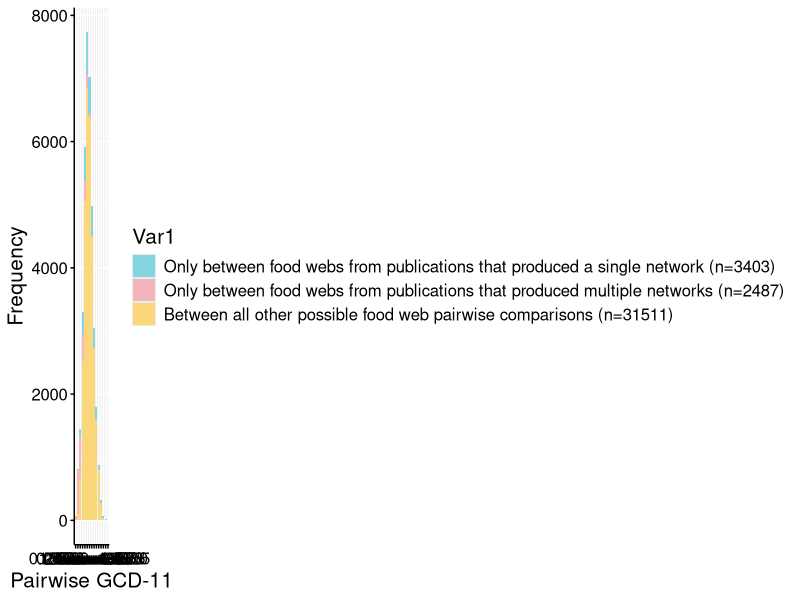

Write R code to recreate this figure.
########################################################
##
##
##
##  For recreating figure S7 of Brimacombe et al. (2024):
##  On the nature of structure in collections  
##  of freely available food webs
##
##
##
########################################################

#clearing environment
rm(list = ls())

#loading necessary packages
library(ggplot2)
library(igraph)
library(dplyr)
library(Hmisc)

#set working directory
setwd(".")

#reading in GCD-11 matrix
ecological <- as.matrix(read.csv("gcd11.csv",row.names = 1))

#the associated metadata of all food webs
metadata <- as.matrix(read.csv("metaData.csv"))
metadata <- as.data.frame(metadata)
metadata$author <- as.factor(metadata$author)
metadata$number_of_nodes <- as.numeric(metadata$number_of_nodes)
metadata$year_published <- as.numeric(metadata$year_published)
metadata$decade_published <- as.factor(metadata$decade_published)
metadata$Ecopath <- as.factor(metadata$Ecopath)
metadata$Specialized_aquatic_type <- as.factor(metadata$Specialized_aquatic_type)

########################################################

#all pairwise GCD-11s (only lower triangular matrix since
#it is symmetric [don't want to count twice])
ecological_intermediate <- ecological[lower.tri(ecological)]

#storage for number of counts of each pairwise GCD-11
storage_for_entries <- as.matrix(matrix(0,nrow=3,ncol=15))
colnames(storage_for_entries) <- c("0.0<=x<=0.5","0.5<x<=1.0","1.0<x<=1.5","1.5<x<=2.0",
                                   "2.0<x<=2.5","2.5<x<=3.0","3.0<x<=3.5","3.5<x<=4.0",
                                   "4.0<x<=4.5","4.5<x<=5.0","5.0<x<=5.5","5.5<x<=6.0",
                                   "6.0<x<=6.5","6.5<x<=7.0","7.0<x<=7.5")
rownames(storage_for_entries) <- c("Only between food webs from publications that produced a single network (n=3403)",
                                   "Only between food webs from publications that produced multiple networks (n=2487)",
                                   "Between all other possible food web pairwise comparisons (n=31511)")

row_of_storage <- 3

#
# All pairwise GCD-11s (regardless of grouping)
# 

#determining pairwise GCD-11 bin
for (k in 1:length(ecological_intermediate)) {
  
  if (ecological_intermediate[k] <= 0.5) {
    
    storage_for_entries[row_of_storage,1] <- storage_for_entries[row_of_storage,1] + 1
    
  } else if (ecological_intermediate[k] > 0.5 & ecological_intermediate[k] <= 1.0) {
    
    storage_for_entries[row_of_storage,2] <- storage_for_entries[row_of_storage,2] + 1
    
  } else if (ecological_intermediate[k] > 1.0 & ecological_intermediate[k] <= 1.5) {
    
    storage_for_entries[row_of_storage,3] <- storage_for_entries[row_of_storage,3] + 1
    
  } else if (ecological_intermediate[k] > 1.5 & ecological_intermediate[k] <= 2.0) {
    
    storage_for_entries[row_of_storage,4] <- storage_for_entries[row_of_storage,4] + 1
    
  } else if (ecological_intermediate[k] > 2.0 & ecological_intermediate[k] <= 2.5) {
    
    storage_for_entries[row_of_storage,5] <- storage_for_entries[row_of_storage,5] + 1
    
  } else if (ecological_intermediate[k] > 2.5 & ecological_intermediate[k] <= 3.0) {
    
    storage_for_entries[row_of_storage,6] <- storage_for_entries[row_of_storage,6] + 1
    
  } else if (ecological_intermediate[k] > 3.0 & ecological_intermediate[k] <= 3.5) {
    
    storage_for_entries[row_of_storage,7] <- storage_for_entries[row_of_storage,7] + 1
    
  } else if (ecological_intermediate[k] > 3.5 & ecological_intermediate[k] <= 4.0) {
    
    storage_for_entries[row_of_storage,8] <- storage_for_entries[row_of_storage,8] + 1
    
  } else if (ecological_intermediate[k] > 4.0 & ecological_intermediate[k] <= 4.5) {
    
    storage_for_entries[row_of_storage,9] <- storage_for_entries[row_of_storage,9] + 1
    
  } else if (ecological_intermediate[k] > 4.5 & ecological_intermediate[k] <= 5.0) {
    
    storage_for_entries[row_of_storage,10] <- storage_for_entries[row_of_storage,10] + 1
    
  } else if (ecological_intermediate[k] > 5.0 & ecological_intermediate[k] <= 5.5) {
    
    storage_for_entries[row_of_storage,11] <- storage_for_entries[row_of_storage,11] + 1
    
  } else if (ecological_intermediate[k] > 5.5 & ecological_intermediate[k] <= 6.0) {
    
    storage_for_entries[row_of_storage,12] <- storage_for_entries[row_of_storage,12] + 1
    
  } else if (ecological_intermediate[k] > 6.0 & ecological_intermediate[k] <= 6.5) {
    
    storage_for_entries[row_of_storage,13] <- storage_for_entries[row_of_storage,13] + 1
    
  } else if (ecological_intermediate[k] > 6.5 & ecological_intermediate[k] <= 7.0) {
    
    storage_for_entries[row_of_storage,14] <- storage_for_entries[row_of_storage,14] + 1
    
  } else {
    
    storage_for_entries[row_of_storage,15] <- storage_for_entries[row_of_storage,15] + 1
    
  }
  
}

#
# All pairwise GCD-11s between (i) publications that provided multiple networks or
# (2) pariwise GCD-11s from publications that provided only a single network 
# 

#storage for pairwise GCD-11s between food webs from the same publication grouping
each_average_distance <- matrix(,nrow=(length(levels(metadata$author))),ncol=3)
colnames(each_average_distance) <- c("network_number","mean_distance","number_of_networks")

#the different publication groupings
for (i in 1:nrow(each_average_distance)) {
  
  each_average_distance[i,1] <- levels(metadata$author)[i]
  
}

#looping through the pairwise GCD-11 matrix to find 
#food webs associated with specific publication groupings
for (i in 1:nrow(each_average_distance)) {
  
  #list of rows and columns to delete which are not of the 
  #publication grouping of interest right now
  rows_columns_delete <- c()
  
  for (j in 1:ncol(ecological)) {
    
    network_name <- row.names(ecological)[j]
    
    found = FALSE
    rowNumber = 1
    
    #looping to find what number the food web is
    while (found != TRUE) {
      
      rowOfInterest <- as.data.frame(metadata[rowNumber,])
      
      #if the row name in the matrix is the food web we are looking for
      if (as.character(rowOfInterest$name) == network_name) {
        
        #if the row is not a publication's food web we want, we will need 
        #to delete it (here, we just keep the location of this food web
        #in the pairwise GCD-11 matrix)
        if (rowOfInterest$author != each_average_distance[i,1]) {
          
          rows_columns_delete <- c(rows_columns_delete,j)
          
        }
        
        found = TRUE
        
        #otherwise we have not found the food web in the metadata list
      } else {
        
        rowNumber = rowNumber + 1
        
      }
      
    }
    
  }
  
  #deleting food webs that are not the publication grouping of interest now
  #(pairwise GCD-11 matrix is symmetric so we can delete the same 
  #rows and columns)
  ecological_intermediate <- ecological[-rows_columns_delete,-rows_columns_delete]
  ecological_intermediate <- ecological_intermediate[lower.tri(ecological_intermediate)]
  
  #if searching for "one_network_per_publication", then store in first row
  if (each_average_distance[i]=="One_network_per_publication") {
    
    row_of_storage <- 1
    
  } else {
    
    row_of_storage <- 2
    
  }
  
  for (k in 1:length(ecological_intermediate)) {
    
    if (ecological_intermediate[k] <= 0.5) {
      
      storage_for_entries[row_of_storage,1] <- storage_for_entries[row_of_storage,1] + 1
      
    } else if (ecological_intermediate[k] > 0.5 & ecological_intermediate[k] <= 1.0) {
      
      storage_for_entries[row_of_storage,2] <- storage_for_entries[row_of_storage,2] + 1
      
    } else if (ecological_intermediate[k] > 1.0 & ecological_intermediate[k] <= 1.5) {
      
      storage_for_entries[row_of_storage,3] <- storage_for_entries[row_of_storage,3] + 1
      
    } else if (ecological_intermediate[k] > 1.5 & ecological_intermediate[k] <= 2.0) {
      
      storage_for_entries[row_of_storage,4] <- storage_for_entries[row_of_storage,4] + 1
      
    } else if (ecological_intermediate[k] > 2.0 & ecological_intermediate[k] <= 2.5) {
      
      storage_for_entries[row_of_storage,5] <- storage_for_entries[row_of_storage,5] + 1
      
    } else if (ecological_intermediate[k] > 2.5 & ecological_intermediate[k] <= 3.0) {
      
      storage_for_entries[row_of_storage,6] <- storage_for_entries[row_of_storage,6] + 1
      
    } else if (ecological_intermediate[k] > 3.0 & ecological_intermediate[k] <= 3.5) {
      
      storage_for_entries[row_of_storage,7] <- storage_for_entries[row_of_storage,7] + 1
      
    } else if (ecological_intermediate[k] > 3.5 & ecological_intermediate[k] <= 4.0) {
      
      storage_for_entries[row_of_storage,8] <- storage_for_entries[row_of_storage,8] + 1
      
    } else if (ecological_intermediate[k] > 4.0 & ecological_intermediate[k] <= 4.5) {
      
      storage_for_entries[row_of_storage,9] <- storage_for_entries[row_of_storage,9] + 1
      
    } else if (ecological_intermediate[k] > 4.5 & ecological_intermediate[k] <= 5.0) {
      
      storage_for_entries[row_of_storage,10] <- storage_for_entries[row_of_storage,10] + 1
      
    } else if (ecological_intermediate[k] > 5.0 & ecological_intermediate[k] <= 5.5) {
      
      storage_for_entries[row_of_storage,11] <- storage_for_entries[row_of_storage,11] + 1
      
    } else if (ecological_intermediate[k] > 5.5 & ecological_intermediate[k] <= 6.0) {
      
      storage_for_entries[row_of_storage,12] <- storage_for_entries[row_of_storage,12] + 1
      
    } else if (ecological_intermediate[k] > 6.0 & ecological_intermediate[k] <= 6.5) {
      
      storage_for_entries[row_of_storage,13] <- storage_for_entries[row_of_storage,13] + 1
      
    } else if (ecological_intermediate[k] > 6.5 & ecological_intermediate[k] <= 7.0) {
      
      storage_for_entries[row_of_storage,14] <- storage_for_entries[row_of_storage,14] + 1
      
    } else {
      
      storage_for_entries[row_of_storage,15] <- storage_for_entries[row_of_storage,15] + 1
      
    }
    
  }
  
}

storage_for_entries_2 <- storage_for_entries

#all pairwise GCD-11s "Between all other possible food web pairwise comparisons (n=31511)"
storage_for_entries_2[3,] <- storage_for_entries_2[3,] - storage_for_entries_2[1,] - storage_for_entries_2[2,]

intermediate <- as_tibble(as.data.frame(as.table(storage_for_entries_2)))
plotting_data <- as.data.frame(intermediate)

#
# Figure S7
# 

ggplot(plotting_data, aes(fill=Var1, x=Var2, y=Freq)) + 
  geom_bar(position="stack",stat = "identity") +
  xlab("Pairwise GCD-11") +
  ylab("Frequency") + 
  scale_fill_manual(values=c("#85D4E3","#F4B5BD","#FAD77B")) +
  theme(axis.line = element_line(colour = "black"),
        axis.title.x = element_text(size=15, colour ="black"),
        axis.title.y = element_text(size=15, colour ="black"),
        text = element_text(size = 15,color="black"),
        axis.text.x = element_text(color="black"),
        axis.ticks = element_line(color = "black"),
        axis.text.y = element_text(color="black"))
